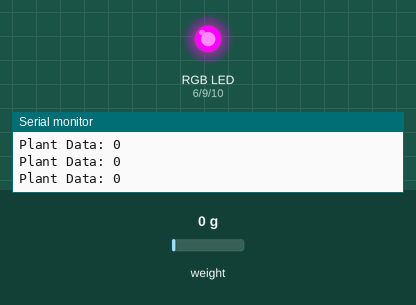
Simulated run of this sketch. Board: Arduino Uno, built with avr-gcc and run on an emulated ATmega328P. Parts: an RGB LED mixed from three pins (HIGH = lit), the last lines printed to the serial monitor. The test bench sets the inputs (shaded band); at power-on: weight on the scale 0 g.

Above: at 7.2 s.
7.3 s: weight on the scale set to 1540 g
10.3 s: weight on the scale set to 1702 g
At 11.24 s:
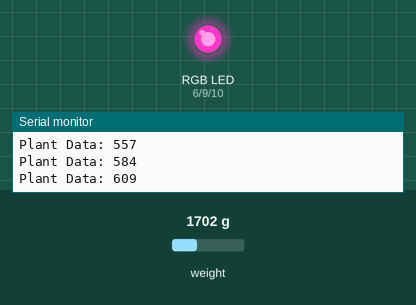
13.3 s: weight on the scale set to 2500 g
At 13.64 s:
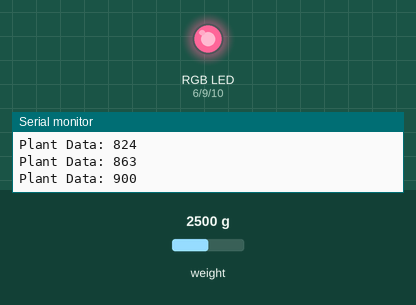
16.3 s: weight on the scale set to 100 g
19.3 s: weight on the scale set to 4900 g
At 27.1 s:
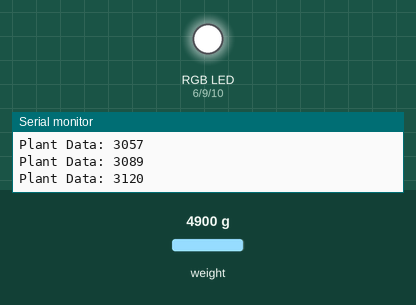
Timing chart, 0 to 27.8 s (numbered marks = the images above; inputs shaded):
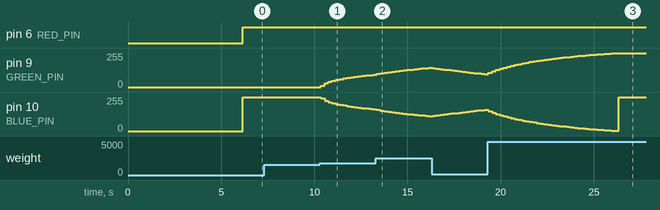

Measured:
- the behaviour switches between 1626 and 1627 g on weight on the scale (found by bisection; images 0 and 1)

The sketch:

ElectricPlant_Test.ino
```cpp
#include <SoftwareSerial.h>
#include "HX711.h"

// Pins for HX711
#define HX_DT 4
#define HX_CLK 5

// Pins for RGB LED (common-anode style, 5V connected to LED)
#define RED_PIN 6
#define GREEN_PIN 9
#define BLUE_PIN 10

// Bluetooth
const uint8_t BT_RX = 2;
const uint8_t BT_TX = 3;
SoftwareSerial BTserial(BT_RX, BT_TX);

HX711 scale;

// Smoothing
float filtered = 0.0;
const float filtAlpha = 0.03; // slow smoothing

// Sampling
const unsigned long sampleInterval = 200; // ms
unsigned long lastSample = 0;

// Baseline
long baseline = 0;
const int baselineSamples = 50;

// Spike / noise filter
const int minConsecutive = 3; // number of consecutive readings to trigger change
int consecutiveCount = 0;
long lastStableData = 0;

///////////////////////////////////////////////////
// SETUP
///////////////////////////////////////////////////
void setup() {
  Serial.begin(115200);
  BTserial.begin(9600);

  pinMode(RED_PIN, OUTPUT);
  pinMode(GREEN_PIN, OUTPUT);
  pinMode(BLUE_PIN, OUTPUT);

  digitalWrite(RED_PIN, LOW);
  digitalWrite(GREEN_PIN, LOW);
  digitalWrite(BLUE_PIN, LOW);

  scale.begin(HX_DT, HX_CLK);
  scale.set_gain(128);

  // Compute baseline
  long sum = 0;
  for (int i = 0; i < baselineSamples; i++) {
    while (!scale.is_ready()) delay(1);
    sum += scale.read();
    delay(20);
  }
  baseline = sum / baselineSamples;

  Serial.print("Baseline: ");
  Serial.println(baseline);
  BTserial.println("Bluetooth Communication Successful");
}

///////////////////////////////////////////////////
// LOOP
///////////////////////////////////////////////////
void loop() {
  unsigned long now = millis();
  if (now - lastSample >= sampleInterval) {
    lastSample = now;

    while (!scale.is_ready()) delay(1);
    long raw = scale.read();

    // Adjust relative to baseline
    long adjusted = raw - baseline;

    // Smooth the data
    filtered = filtered * (1 - filtAlpha) + adjusted * filtAlpha;
    long plantData = filtered / 500; // scale down

    // Minimum consecutive filter to avoid random jumps
    if (abs(plantData - lastStableData) > 50) { // arbitrary jump threshold
      consecutiveCount++;
      if (consecutiveCount >= minConsecutive) {
        lastStableData = plantData;
        consecutiveCount = 0;
      }
    } else {
      consecutiveCount = 0;
      lastStableData = plantData;
    }

long greenThreshold = 500; // ±100 is considered green
long minNeg = -3000;       // extreme negative
long maxPos = 3000;        // extreme positive

int r, g, b;  // values before anode inversion

if (plantData < -greenThreshold) {
    // Negative: red → yellow → green
    float t  = float(plantData - minNeg) / float(-greenThreshold - minNeg);
    float tAdj = sqrt(t);   // non-linear mapping

    r = int(255 * (1 - tAdj));  // red strong → fades
    g = int(255 * tAdj);        // green increases
    b = 0;                      // no blue

} else if (plantData > greenThreshold) {

    // Positive: green → cyan → blue
    float t  = float(plantData - greenThreshold) / float(maxPos - greenThreshold);
    float tAdj = sqrt(t);

    r = 0;                       // no red
    g = int(255 * (1 - tAdj));   // green strong → fades
    b = int(255 * tAdj);         // blue increases

} else {
    // Around zero → pure green
    r = 0;
    g = 255;
    b = 0;
}

// Convert to COMMON-ANODE output (invert)
int outR = 255 - r;
int outG = 255 - g;
int outB = 255 - b;

analogWrite(RED_PIN,   outR);
analogWrite(GREEN_PIN, outG);
analogWrite(BLUE_PIN,  outB);

    // Output for monitoring
    Serial.print("Plant Data: ");
    Serial.println(lastStableData);

    BTserial.print("Plant Data: ");
    BTserial.println(lastStableData);
  }
}
```
